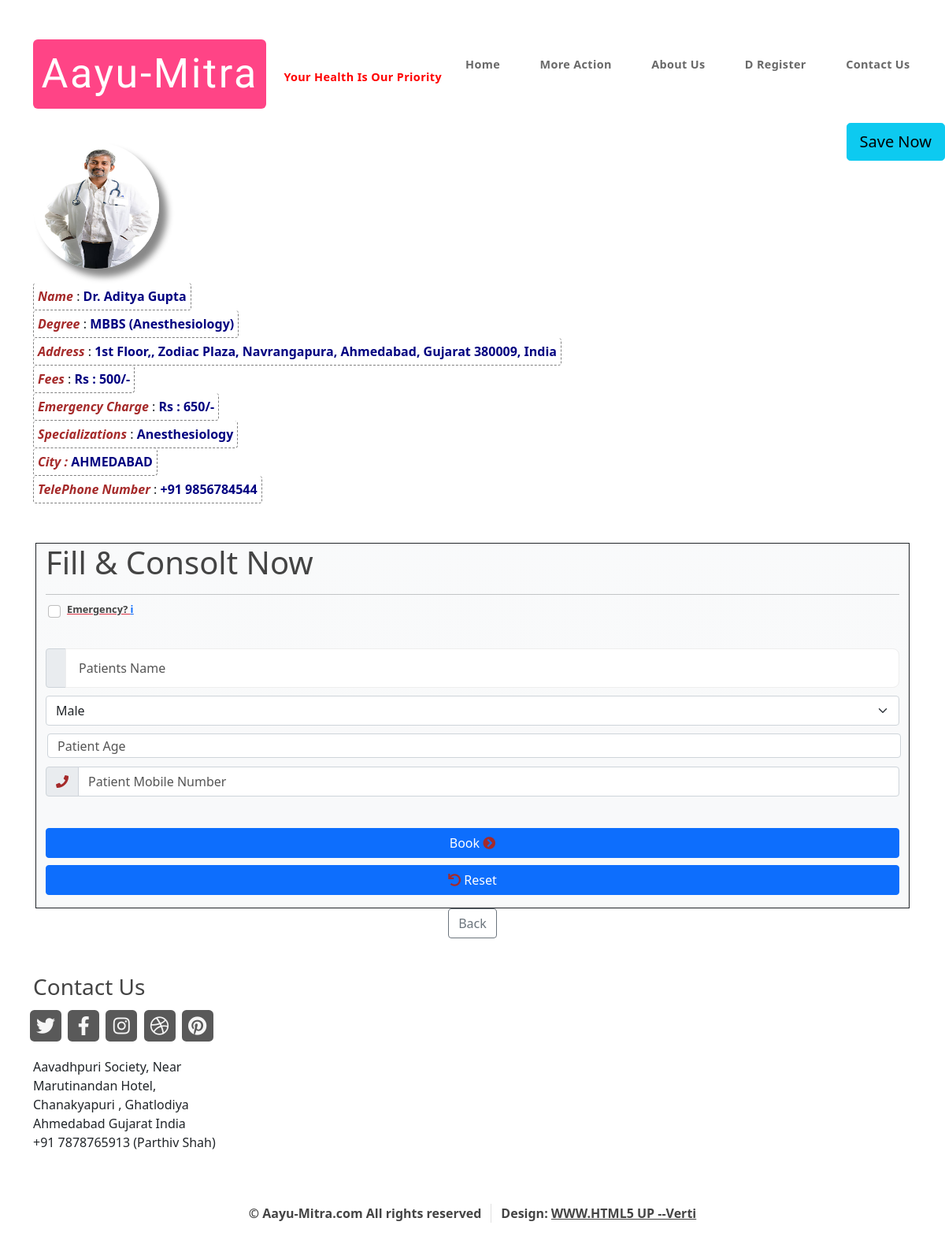
/consolt_view/1, run on the app's committed database.
### am/models.py (models this page shows, shortened)
class Doctor(models.Model):
    id = models.AutoField(primary_key=True)  # aa pachhi thi add karel chhe-->primary_key
    image = models.ImageField(upload_to='doctors_images', default="")
    name = models.CharField(max_length=40, null=False)
    address = models.CharField(max_length=150, null=False)
    city = models.CharField(max_length=10, null=False, default="")
    degree = models.CharField(max_length=40, null=False)
    fees = models.CharField(max_length=8, null=False)
    hospital_address = models.CharField(max_length=150, null=True)
    specializatioin = models.CharField(max_length=40, null=True)
    average_time_per_patient_minute = models.CharField(max_length=4, null=False, default="30")
    mobile_number = models.CharField(max_length=15, null=False)
    telephone_number = models.CharField(max_length=15, null=False)
    email_id = models.EmailField(max_length=30, null=False, unique=False)
    payment_number = models.CharField(max_length=15, null=False)
    emergency_charge = models.CharField(max_length=15, null=False)
    achievements = models.CharField(max_length=300, null=True)
    username = models.CharField(max_length=18, null=False, unique=True)
    password = models.CharField(max_length=14, null=False, unique=False)
    bookmark = models.ManyToManyField(User , related_name='bookmark' , blank=True)
    clinic_active_status = models.BooleanField(default=True , null=False)

### am/views.py (the view)
# urls.py: path("consolt_view/<int:consolt_id>", views.consolt_view , name = "consolt_view"),
def consolt_view(request, consolt_id):
    bookmarked_doctor = get_object_or_404(Doctor ,id = consolt_id)
    if bookmarked_doctor.bookmark.filter(id=request.user.id).exists():
        bookmark_status = True
    else :
        bookmark_status = False
    doctors = Doctor.objects.filter(id=consolt_id)
    appointment = Appointments.objects.filter(d_id=consolt_id)
    pending_appointments = appointment.filter(confirm=False)
    number_of_pending_appointments = int(len(pending_appointments))
    time_per_patient = int(doctors[0].average_time_per_patient_minute)
    expected_time_in_minute = (time_per_patient * number_of_pending_appointments) - time_per_patient
    expected_time_in_hours = float(expected_time_in_minute / 60)
    remaining_time_in_minute = (expected_time_in_hours - int(expected_time_in_hours)) * 60
    if request.user.is_authenticated:
        if request.method == 'POST':
            username = request.user.username
            name = request.POST.get('patient_name')
            age = request.POST.get('patient_age')
            gender = request.POST.get('patient_gender')
            email_id = request.user.email
            phone_number = request.POST.get('phone_number')
            emergency = request.POST.get('emergency')
            d_id = consolt_id
            dateTime = timezone.now()
            confirmation_code = random.randint(1000, 100000)
            appointments_record = Appointments(username=username, name=name, age=age, gender=gender, email_id=email_id,
                                               phone_number=phone_number, emergency=emergency,
                                               confirmation_code=confirmation_code, d_id=d_id, dateTime=dateTime)
            appointments_record.save()
            subject = f' Dear {name} , Appointment Successful with {doctors[0].name}'
            message = f' We have Sent Your Details to {doctors[0].name} \n' \
                      f' Please NOTE Your Confirmation Code is ""{confirmation_code}"" \n' \
                      f' Expected Time : {int(expected_time_in_hours)}:{int(remaining_time_in_minute)} Hours \n' \
                      f' Thank You, for Using Aayu-Mitra.com \n' \
                      f' We wish you get well soon \n'
            email_from = settings.EMAIL_HOST_USER
            recipient_list = [email_id]
            send_mail(subject, message, email_from, recipient_list)
            print("SUCCESS : EMAIL REACHED PATIENT")
            subject = f' Greeting Sir , New Appointment from Aayu-Mitra.com'
            message = f' -> Patient Details <- \n \n' \
                      f' ==> Name : {name}  \n' \
                      f' ==> Gender : {gender} \n' \
                      f' ==> Age : {age} \n' \
                      f' ==> Email : {request.user.email} \n' \
                      f' ==> Phone Number : {phone_number} \n' \
                      f' ==> Emergency : {emergency} \n' \
                      f' ==> Confirmation Code : {confirmation_code} (please NOTE it)'
            email_from = settings.EMAIL_HOST_USER
            recipient_list = [doctors[0].email_id]
            send_mail(subject, message, email_from, recipient_list)
            messages.success(request, "Appointment Successful , Check Your Email Please-->")
            print("SUCCESS : EMAIL REACHED DOCTOR")
        else:
            params = {"bookmark_status" : bookmark_status , "doctors": doctors[0]}
            return render(request, 'consolt_view.html', params)
    elif request.method == 'POST' and not request.user.is_authenticated:
        return HttpResponse('''<center><h1><b> We Respect Your Time. <br>
                                            Please <a href="/user_sign_up.html">Sign Up</a> & if you have already Signed Up then Please <a href="/">Login</a> First
                                    </b></h1></center>''')
    else:
        return render(request, 'consolt_view.html',
                      {'doctors': doctors[0]})  # [0] valu logic super chhe must learn every time
    return render(request, 'consolt_view.html', {'doctors': doctors[0]})

### am/templates/consolt_view.html (shortened to what this page needs)
{% extends 'base.html' %}
{% load static %}
{% block meta-tags %}
<link
  href="https://cdn.jsdelivr.net/npm/bootstrap@5.0.0-beta3/dist/css/bootstrap.min.css"
  rel="stylesheet"
/>
{% endblock %}
{% block body %}
{% if request.user.is_authenticated %}
<a href="/bookmarks_add/{{doctors.id}}" class="btn btn-info btn-lg bookmark_button">
<span class=""></span>
{% if bookmark_status %}
Saved
{% else %}
Save Now
{% endif %}
</a>
{% else %}
<a href="/user_sign_up.html" class="btn btn-info btn-lg bookmark_button">
 Save Now
</a>
{% endif %}
<div class="container">
  <div class="row g-3">
    <div class="col-md-2">
      <img
        src="/media/{{ doctors.image }}"
        class="card-img"
        alt="..."
        height="160px"
      />
    </div>
    <div class="col-12">
      <label for="inputAddress" class="doctors-details">
        <i>Name</i> : <b>{{ doctors.name }}</b>
      </label>
      <br />
      <label for="inputAddress" class="doctors-details" id="emergency_cutoff"
        ><i>Degree</i> : <b>{{ doctors.degree }}</b>
      </label>
      <br />
      <label for="inputAddress" class="doctors-details"
        ><i>Address</i> : <b>{{ doctors.address }}</b>
      </label>
      <br />
      <label for="inputZip" class="doctors-details" id="emergency_cutoff"
        ><i>Fees</i> : <b>Rs : {{ doctors.fees }}/-</b>
      </label>
      <br />
      <label for="inputZip" class="doctors-details"
        ><i>Emergency Charge</i> : <b>Rs : {{ doctors.emergency_charge }}/-</b>
      </label>
      <br />
      <label for="inputAddress2" class="doctors-details" id="emergency_cutoff"
        ><i>Specializations</i> : <b>{{ doctors.specializatioin }}</b>
      </label>
      <br />
      <label for="inputCity" class="doctors-details" id="emergency_cutoff"
        ><i>City : </i> <b>{{ doctors.city }}</b>
      </label>
      <br />
      <label for="inputZip" class="doctors-details"
        ><i>TelePhone Number</i> : <b>{{ doctors.telephone_number }}</b>
      </label>
      <br />
    </div>
  </div>
  <form
    method="post"
    action="/consolt_view/{{ doctors.id }}"
    class="needs-validation"
    novalidate
  >
    <div
      class="container-fluid bg-light bg-gradient border rounded-0 border-dark"
    >
      <h1>Fill &amp; Consolt Now</h1>
      <form action="/consolt_view/{{ doctors.id }}" method="POST" class="needs-validation" novalidate>
      <hr />
      <div
        class="form-check"
        style="
          margin: 3px;
          color: var(--bs-red);
          font-weight: bold;
          text-decoration: underline;
          box-shadow: inset 0px 0px var(--bs-gray-dark);
          border-color: var(--bs-red);
          margin-bottom: 8px;
          margin-top: -7px;
        "
      >
        <input
          class="form-check-input"
          type="checkbox"
          id="emergency"
          name="emergency"
        /><label
          class="form-check-label"
          style="font-weight: bold; border-color: rgb(217, 27, 45)"
          >Emergency?   <a href="#" data-toggle="tooltip" title="Emergency charge will be applied.">i</a></label
        >
      </div>
        <div class="row">
          <div class="col-md-6">
          </div>
        </div>
        <div class="row">
          <div class="col-12 col-md-6" id="message-1">
            <div class="form-group mb-3">
              <div class="input-group">
                <span class="input-group-text"
                  ></span
                ><input
                  class="form-control"
                  type="text"
                  id="patient_name"
                  name="patient_name"
                  required=""
                  placeholder="Patients Name"
                />
              </div>
            </div>
            <select
              class="form-select"
              id="Patient_gender"
              name="patient_gender"
              required=""
              style="margin-top: -6px; margin-bottom: 12px"
            >
              <option value="Male" selected="">Male</option>
              <option value="Other">Other</option></select
            >
            <input
              class="form-control"
              type="number"
              style="
                padding-bottom: -2px;
                margin: 2px;
                padding-top: -3px;
                height: 31px;
                margin-top: -2px;
                margin-bottom: 9px;
              "
              name="patient_age"
              placeholder="Patient Age"
              min="1" max="130"
            />
            <div class="row">
              <div
                class="col-12 col-sm-6 col-md-12 col-lg-6"
                style="padding-bottom: -29px"
              >
                <div class="form-group mb-3">
                  <div class="input-group">
                    <span class="input-group-text"
                      ><i class="fa fa-phone"></i></span
                    >
                    <input
                      class="form-control"
                      type="tel"
                      id="user_phone_number"
                      name="phone_number"
                      maxlength="10"
                      placeholder="Patient Mobile Number"
                    />
                  </div>
                </div>
              </div>
            </div>
            <div class="form-group mb-3">
              <div class="row">
                <div class="col">
                  <button
                    class="btn btn-primary d-block w-100"
                    type="submit"
                    style="
                      padding-top: 6px;
                      padding-bottom: 6px;
                      margin: 0px;
                      margin-bottom: 9px;
                      margin-top: -17px;
                    "
                  >
                    Book&nbsp;<i class="fa fa-chevron-circle-right"></i></button
                  ><button
                    class="btn btn-primary d-block w-100"
                    type="reset"
                    style="padding-top: -2px; padding-bottom: 6px"
                  >
                    <i class="fa fa-undo"></i> Reset
                  </button>
                </div>
              </div>
            </div>
          </div>
        </div>
      </form>
    </div>
  </form>
</div>
<center>
  <div class="col-3">
    <a href="/consolt_page.html">
      <button type="button" class="btn btn-outline-secondary" id="back_button">
        Back
      </button>
    </a>
  </div>
</center>
{% endblock %}

### am/static/css/main.css (style rules this page uses)
html, body, div, span, applet, object, iframe, h1, h2, h3, h4, h5, h6, p, blockquote, pre, a, abbr, acronym, address, big, cite, code, del, dfn, em, img, ins, kbd, q, s, samp, small, strike, strong, sub, sup, tt, var, b, u, i, center, dl, dt, dd, ol, ul, li, fieldset, form, label, legend, table, caption, tbody, tfoot, thead, tr, th, td, article, aside, canvas, details, embed, figure, figcaption, footer, header, hgroup, menu, nav, output, ruby, section, summary, time, mark, audio, video { margin: 0; padding: 0; border: 0; font-size: 100%; font: inherit; vertical-align: baseline; }
body { line-height: 1; }
body { -webkit-text-size-adjust: none; }
input, select, textarea { -moz-appearance: none; -webkit-appearance: none; -ms-appearance: none; appearance: none; }
html { box-sizing: border-box; }
*, *:before, *:after { box-sizing: inherit; }
body { background-color: #f7f7f7; background-position: top left, top left; background-repeat: repeat-x, repeat; background-size: 100% 30em, auto; font-family: 'Open Sans', sans-serif; font-size: 13pt; color: #696969; font-weight: 300; line-height: 2.25em; }
input, select, textarea { font-family: 'Open Sans', sans-serif; font-size: 13pt; color: #696969; font-weight: 300; line-height: 2.25em; }
a { color: #0090c5; text-decoration: underline; }
h1, h2, h3, h4, h5, h6 { color: #444; font-weight: 800; }
b, strong { font-weight: 600; color: #444; }
i, em { font-style: italic; }
hr { border: 0; border-top: solid 1px #eee; }
.container { margin: 0 auto; max-width: 100%; width: 1400px; }
@media screen and (max-width: 1680px) { .container { width: 1200px; } }
@media screen and (max-width: 1280px) { .container { width: 960px; } }
.row { display: flex; flex-wrap: wrap; box-sizing: border-box; align-items: stretch; }
.row > * { box-sizing: border-box; }
.row > .col-12 { width: 100%; }
.row { margin-top: -40px; margin-left: -40px; }
.row > * { padding: 40px 0 0 40px; }
@media screen and (max-width: 1680px) { .row { display: flex; flex-wrap: wrap; box-sizing: border-box; align-items: stretch; } }
@media screen and (max-width: 1680px) { .row > * { box-sizing: border-box; } }
@media screen and (max-width: 1680px) { .row { margin-top: -40px; margin-left: -40px; } }
@media screen and (max-width: 1680px) { .row > * { padding: 40px 0 0 40px; } }
@media screen and (max-width: 1280px) { .row { display: flex; flex-wrap: wrap; box-sizing: border-box; align-items: stretch; } }
@media screen and (max-width: 1280px) { .row > * { box-sizing: border-box; } }
@media screen and (max-width: 1280px) { .row { margin-top: -25px; margin-left: -25px; } }
@media screen and (max-width: 1280px) { .row > * { padding: 25px 0 0 25px; } }
form label { display: block; font-weight: 800; margin: 0 0 1em 0; font-size: 0.8em; color: #444; }
form input[type="text"], form input[type="email"], form input[type="password"], form select, form textarea { -webkit-appearance: none; display: block; width: 100%; border-radius: 8px; border: solid 1px #eee; }
form input[type="text"], form input[type="email"], form input[type="password"] { line-height: 3em; padding: 0 1em; }
form select { line-height: 3em; padding: 0 1em; }
input[type="button"], input[type="submit"], input[type="reset"], button, .button { -moz-transition: background-color .25s ease-in-out; -webkit-transition: background-color .25s ease-in-out; -ms-transition: background-color .25s ease-in-out; transition: background-color .25s ease-in-out; -webkit-appearance: none; position: relative; display: inline-block; background: #0090c5; color: #fff; text-decoration: none; border-radius: 6px; font-weight: 800; outline: 0; border: 0; cursor: pointer; font-size: 1.35em; padding: 0.6em 1.5em; }
@media screen and (max-width: 1680px) { body, input, select, textarea { font-size: 12pt; } }
@media screen and (max-width: 1280px) { body, input, select, textarea { font-size: 11pt; } }

### am/templates/consolt_view.html (style rules this page uses)
.card-img { box-shadow: 10px 10px 8px #888888; border: 5px; border-radius: 50%; width: 10rem; height: 10rem; }
.doctors-details { border: 1px dashed grey; border-radius: 4px; border-top: none; padding: 5px; }
.form-check { height: 50%; }
i { color: brown; font-weight: 777; }
b { color: navy; }
#emergency { color: red; }
#back_button { display: inline-block; }
.col-12 { padding-top: 2px; }
.g-3 { display: inline-block; margin-right: 3px; }
.needs-validation { margin: 50px 3px 0px 3px; }
.bookmark_button { float: right; display: inline-block; }

### data on the page
Doctor: image (picture), name "Dr. Aditya Gupta", degree "MBBS (Anesthesiology)", address "1st Floor,, Zodiac Plaza, Navrangapura, Ahmedabad, Gujarat 380009, India", fees "500", emergency_charge "650", specializatioin "Anesthesiology", city "AHMEDABAD", telephone_number "+91 9856784544"
